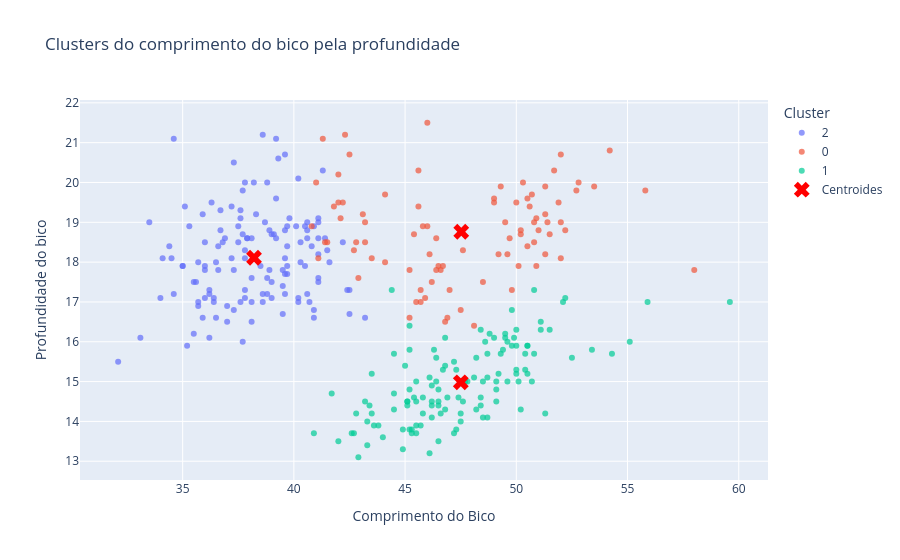

Source (notebook cell):
### Code cell
#Criando a matriz de dispersão 1
df_clusters = pd.DataFrame({
    'comprimento_bico': penguins_tratado['flipper_length_mm'],
    'profundidade_bico': penguins_tratado['bill_depth_mm'],
    'cluster': labels.astype(str)
})

fig = px.scatter(df_clusters, x='comprimento_bico', y='profundidade_bico', color='cluster',
                 color_continuous_scale='viridis', opacity=0.7,
                 title='Clusters do comprimento do bico pela profundidade')

fig.add_scatter(x=centroides_originais[:, 0], y=centroides_originais[:, 1],
                mode='markers', marker=dict(color='red', symbol='x', size=14),
                name='Centroides')


fig.update_layout(xaxis_title='Comprimento do Bico', yaxis_title='Profundidade do bico',
                  legend_title='Cluster')
fig.show()

### Figure 1 — Plotly figure (JSON) as saved in the notebook; plotly's stock layout.template omitted (floating-point values rounded to 4 significant figures; data arrays with more than 128 entries replaced by an {"elided": "..."} marker saying what was removed)
{"data": [{"hovertemplate": "cluster=2<br>comprimento_bico=%{x}<br>profundidade_bico=%{y}<extra></extra>", "legendgroup": "2", "marker": {"color": "#636efa", "opacity": 0.7, "symbol": "circle"}, "mode": "markers", "name": "2", "orientation": "v", "showlegend": true, "type": "scatter", "x": {"elided": "132 float values"}, "xaxis": "x", "y": {"elided": "132 float values"}, "yaxis": "y"}, {"hovertemplate": "cluster=0<br>comprimento_bico=%{x}<br>profundidade_bico=%{y}<extra></extra>", "legendgroup": "0", "marker": {"color": "#EF553B", "opacity": 0.7, "symbol": "circle"}, "mode": "markers", "name": "0", "orientation": "v", "showlegend": true, "type": "scatter", "x": [42.0, 42.5, 46.0, 44.1, 42.3, 42.0, 41.3, 41.8, 45.8, 42.8, 42.1, 42.9, 41.1, 40.8, 43.2, 41.0, 43.2, 45.6, 42.2, 42.7, 41.4, 44.1, 43.1, 41.5, 46.5, 50.0, 51.3, 45.4, 52.7, 45.2, 46.1, 51.3, 46.0, 51.3, 46.6, 51.7, 47.0, 52.0, 45.9, 50.5, 50.3, 58.0, 46.4, 49.2, 48.5, 50.6, 46.7, 52.0, 50.5, 49.5, 46.4, 52.8, 54.2, 51.0, 49.7, 47.5, 47.6, 52.0, 46.9, 53.5, 49.0, 46.2, 50.9, 45.5, 50.9, 50.8, 50.1, 49.0, 51.5, 49.8, 48.1, 51.4, 45.7, 50.7, 52.2, 45.2, 49.3, 50.2, 45.6, 51.9, 46.8, 45.7, 55.8, 43.5, 49.6, 50.8, 50.2], "xaxis": "x", "y": [20.2, 20.7, 21.5, 19.7, 21.2, 19.5, 21.1, 19.4, 18.9, 18.5, 19.1, 17.6, 18.1, 18.9, 18.5, 20.0, 19.0, 20.3, 19.5, 18.3, 18.5, 18.0, 19.2, 18.5, 17.9, 19.5, 19.2, 18.7, 19.8, 17.8, 18.2, 18.2, 18.9, 19.9, 17.8, 20.3, 17.3, 18.1, 17.1, 19.6, 20.0, 17.8, 18.6, 18.2, 17.5, 19.4, 17.9, 19.0, 18.4, 19.0, 17.8, 20.0, 20.8, 18.8, 18.6, 16.8, 18.3, 20.7, 16.6, 19.9, 19.5, 17.5, 19.1, 17.0, 17.9, 18.5, 17.9, 19.6, 18.7, 17.3, 16.4, 19.0, 17.3, 19.7, 18.8, 16.6, 19.9, 18.8, 19.4, 19.5, 16.5, 17.0, 19.8, 18.1, 18.2, 19.0, 18.7], "yaxis": "y"}, {"hovertemplate": "cluster=1<br>comprimento_bico=%{x}<br>profundidade_bico=%{y}<extra></extra>", "legendgroup": "1", "marker": {"color": "#00cc96", "opacity": 0.7, "symbol": "circle"}, "mode": "markers", "name": "1", "orientation": "v", "showlegend": true, "type": "scatter", "x": [46.1, 50.0, 48.7, 50.0, 47.6, 46.5, 45.4, 46.7, 43.3, 46.8, 40.9, 49.0, 45.5, 48.4, 45.8, 49.3, 42.0, 49.2, 46.2, 48.7, 50.2, 45.1, 46.5, 46.3, 42.9, 46.1, 44.5, 47.8, 48.2, 50.0, 47.3, 42.8, 45.1, 59.6, 49.1, 48.4, 42.6, 44.4, 44.0, 48.7, 42.7, 49.6, 45.3, 49.6, 50.5, 43.6, 45.5, 50.5, 44.9, 45.2, 46.6, 48.5, 45.1, 50.1, 46.5, 45.0, 43.8, 45.5, 43.2, 50.4, 45.3, 46.2, 45.7, 54.3, 45.8, 49.8, 46.2, 49.5, 43.5, 50.7, 47.7, 46.4, 48.2, 46.5, 46.4, 48.6, 47.5, 51.1, 45.2, 45.2, 49.1, 52.5, 47.4, 50.0, 44.9, 50.8, 43.4, 51.3, 47.5, 52.1, 47.5, 52.2, 45.5, 49.5, 44.5, 50.8, 49.4, 46.9, 48.4, 51.1, 48.5, 55.9, 47.2, 49.1, 47.3, 46.8, 41.7, 53.4, 43.3, 48.1, 50.5, 49.8, 43.5, 51.5, 46.2, 55.1, 44.5, 48.8, 47.2, 46.8, 50.4, 45.2, 49.9], "xaxis": "x", "y": [13.2, 16.3, 14.1, 15.2, 14.5, 13.5, 14.6, 15.3, 13.4, 15.4, 13.7, 16.1, 13.7, 14.6, 14.6, 15.7, 13.5, 15.2, 14.5, 15.1, 14.3, 14.5, 14.5, 15.8, 13.1, 15.1, 14.3, 15.0, 14.3, 15.3, 15.3, 14.2, 14.5, 17.0, 14.8, 16.3, 13.7, 17.3, 13.6, 15.7, 13.7, 16.0, 13.7, 15.0, 15.9, 13.9, 13.9, 15.9, 13.3, 15.8, 14.2, 14.1, 14.4, 15.0, 14.4, 15.4, 13.9, 15.0, 14.5, 15.3, 13.8, 14.9, 13.9, 15.7, 14.2, 16.8, 14.4, 16.2, 14.2, 15.0, 15.0, 15.6, 15.6, 14.8, 15.0, 16.0, 14.2, 16.3, 13.8, 16.4, 14.5, 15.6, 14.6, 15.9, 13.8, 17.3, 14.4, 14.2, 14.0, 17.0, 15.0, 17.1, 14.5, 16.1, 14.7, 15.7, 15.8, 14.6, 14.4, 16.5, 15.0, 17.0, 15.5, 15.0, 13.8, 16.1, 14.7, 15.8, 14.0, 15.1, 15.2, 15.9, 15.2, 16.3, 14.1, 16.0, 15.7, 16.2, 13.7, 14.3, 15.7, 14.8, 16.1], "yaxis": "y"}, {"marker": {"color": "red", "size": 14, "symbol": "x"}, "mode": "markers", "name": "Centroides", "type": "scatter", "x": [47.53, 47.5, 38.21], "y": [18.76, 14.98, 18.11]}], "layout": {"legend": {"title": {"text": "Cluster"}, "tracegroupgap": 0}, "title": {"text": "Clusters do comprimento do bico pela profundidade"}, "xaxis": {"anchor": "y", "domain": [0, 1], "title": {"text": "Comprimento do Bico"}}, "yaxis": {"anchor": "x", "domain": [0, 1], "title": {"text": "Profundidade do bico"}}}}
